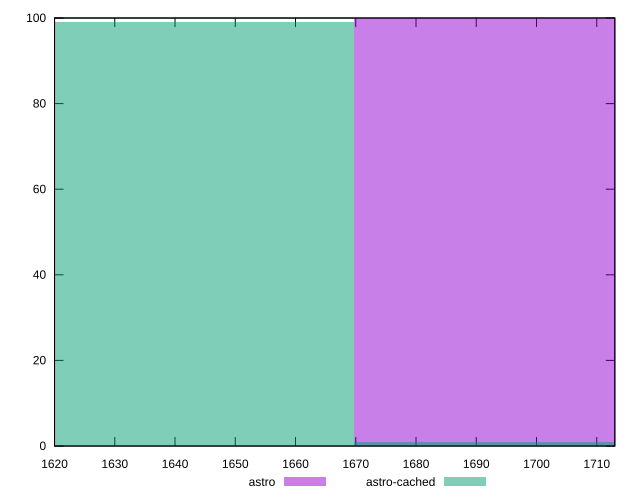

This chart was generated by the following gnuplot code:
reset

$astro <<EOF
1710.4366623885287 100
EOF

$astroCached <<EOF
1710.4366623885287 1
1628.9872975128844 99
EOF

set key outside below
set boxwidth 81.44936487564422
set xrange [1620:1713]
set yrange [0:100]
set trange [0:100]
set style fill transparent solid 0.5 noborder
set terminal svg size 640, 500 enhanced background rgb 'white'
set output "reports/report_00033_2021-03-01T14-23-16.841Z/render-blocking-resources/comparison/histogram/0_vs_1.svg"

plot $astro title "astro" with boxes, \
     $astroCached title "astro-cached" with boxes

reset
